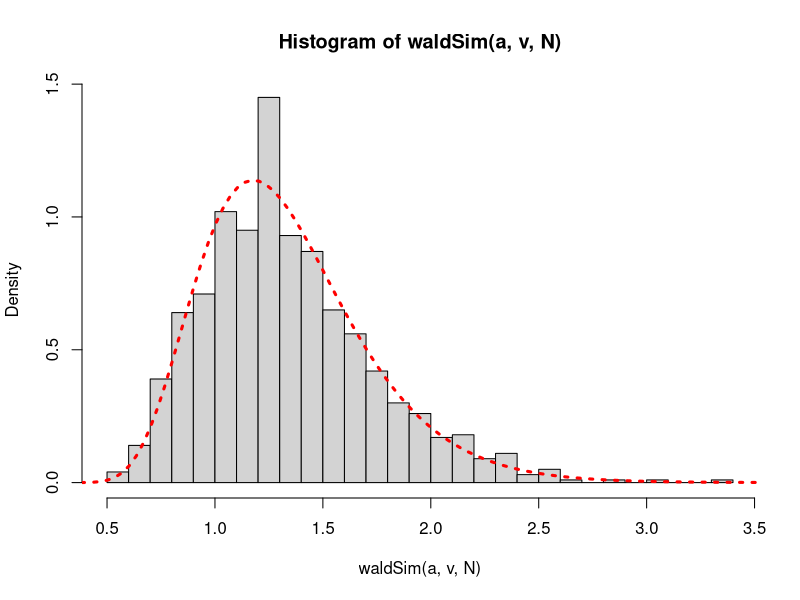

Generate this figure with R:

dc=.1 #diffusion coefficient
a=.4
v=.3
N=1000

#Simulates data from Wald dist. by
# running a 1-bound random walk on 
# each simulated trial
# This one is slow to run, but much
# more interpretable in terms of how
# the RTs are being generated for each
# trial.
waldSim2=function(a,v,N){
  #time steps for random walk (in seconds)
  ts=.001
  #scale average evidence step
  # and SD in evidence steps based
  # on time steps
  dav=v*ts #average change in position of evidence accumulation process
  dsd=sqrt(dc^2*ts) #standard deviation in position changes
  
  rt=c()
  
  for(trl in 1:N){
    out=0
    pos=0 #position of evidence acc. process
    cnt=0 #counter for time steps
    while(out==0){
      pos=pos+rnorm(1,dav,dsd)
      cnt=cnt+1
      if(pos>a) out=1
    }
    rt[trl]=cnt*ts
  }
  return(rt)
}


#Simulates data from Wald dist. 
# This one uses a sampling trick
# that is much faster but hard to
# interpret. 
waldSim=function(a,v,N){
  mu=a/v
  lambda=a^2/dc^2
  y=rnorm(N)^2
  x=mu + ((mu^2*y)/(2*lambda)) - ((mu/(2*lambda))*sqrt(4*mu*lambda*y+mu^2*y^2))
  z=runif(N)
  rt=c()
  rt[z<=(mu/(mu+x))] = x[z<=(mu/(mu+x))]
  rt[z>(mu/(mu+x))] = mu^2/x[z>(mu/(mu+x))]
  return(rt)
}  

#Simulates data from Wald dist. 
# Returns quantiles isntead of all RTs 
waldSimq=function(a,v,N){
  mu=a/v
  lambda=a^2/dc^2
  y=rnorm(N)^2
  x=mu + ((mu^2*y)/(2*lambda)) - ((mu/(2*lambda))*sqrt(4*mu*lambda*y+mu^2*y^2))
  z=runif(N)
  rt=c()
  rt[z<=(mu/(mu+x))] = x[z<=(mu/(mu+x))]
  rt[z>(mu/(mu+x))] = mu^2/x[z>(mu/(mu+x))]
  q=quantile(rt,c(.1,.3,.5,.7,.9))
  return(q)
}  


dwald2=function(t,mu,lambda) sqrt(lambda/(2*pi*t^3)) * exp((-lambda*(t-mu)^2)/(2*mu^2*t))

dwald=function(t,a,v){
  mu=a/v
  lambda=a^2/dc^2
  d=sqrt(lambda/(2*pi*t^3)) * exp((-lambda*(t-mu)^2)/(2*mu^2*t))
  return(d)
}


pwald=function(t,a,v){
  dwald1=function(t){
    mu=a/v
    lambda=a^2/dc^2
    d=sqrt(lambda/(2*pi*t^3)) * exp((-lambda*(t-mu)^2)/(2*mu^2*t))
    return(d)
  }
  p=rep(0,length(t))
  for(i in 1:length(t)){
    if(t[i]>0) p[i]=integrate(dwald1,0,t[i])$val
  }
  return(p)
}
pwald(49.144, 7.54, 10) > pwald(46, 7.54, 10)


vt=seq(0,10,length.out=300)


mu=a/v
lambda=a^2/dc^2

#plot(vt,dwald2(vt,mu,lambda),type='l',lwd=5)
#hist(waldSim2(a,v,N),30,freq=F)
hist(waldSim(a,v,N),30,freq=F)
points(vt,dwald(vt,a,v),type='l',lty=3,col="red",lwd=3)


